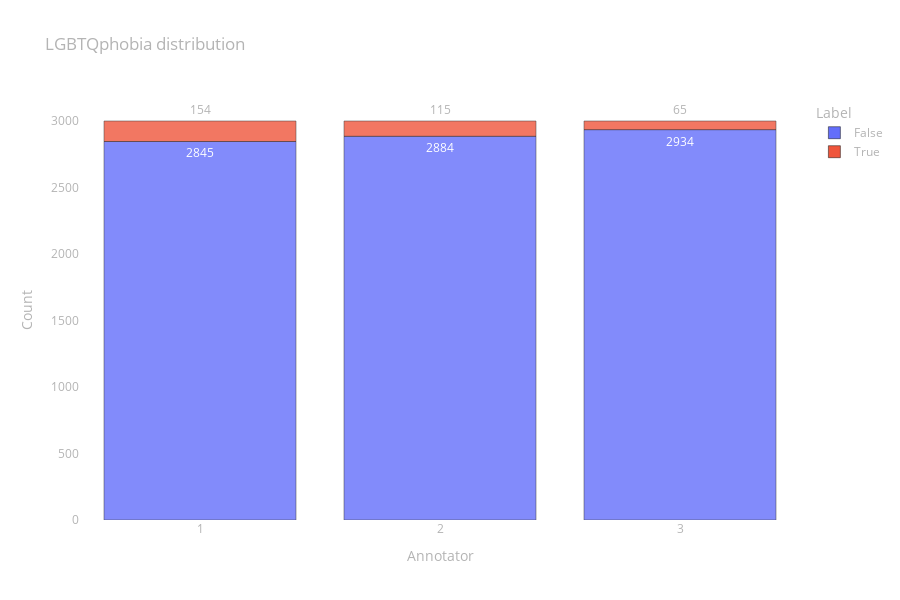

The cell this chart's notebook holds for it:
### Code cell
fig = px.bar(
    data_frame=prepare_data_to_px(lgbtqphobia),
    x="Annotator", y="Count", color="Label", opacity=0.8,
    height=600, text="Count", title="LGBTQphobia distribution")

fig.update_layout(layout)

fig.show()

### Figure 1 — Plotly figure (JSON) as saved in the notebook; plotly's stock layout.template omitted (floating-point values rounded to 4 significant figures)
{"data": [{"alignmentgroup": "True", "hovertemplate": "Label=False<br>Annotator=%{x}<br>Count=%{text}<extra></extra>", "legendgroup": "False", "marker": {"color": "#636efa", "opacity": 0.8, "pattern": {"shape": ""}}, "name": "False", "offsetgroup": "False", "orientation": "v", "showlegend": true, "text": [2845, 2884, 2934], "textposition": "auto", "type": "bar", "x": [1, 2, 3], "xaxis": "x", "y": [2845, 2884, 2934], "yaxis": "y"}, {"alignmentgroup": "True", "hovertemplate": "Label=True<br>Annotator=%{x}<br>Count=%{text}<extra></extra>", "legendgroup": "True", "marker": {"color": "#EF553B", "opacity": 0.8, "pattern": {"shape": ""}}, "name": "True", "offsetgroup": "True", "orientation": "v", "showlegend": true, "text": [154, 115, 65], "textposition": "auto", "type": "bar", "x": [1, 2, 3], "xaxis": "x", "y": [154, 115, 65], "yaxis": "y"}], "layout": {"barmode": "relative", "font": {"color": "rgb(180,180,180)"}, "height": 600, "legend": {"title": {"text": "Label"}, "tracegroupgap": 0}, "paper_bgcolor": "rgba(0,0,0,0)", "plot_bgcolor": "rgba(0,0,0,0)", "title": {"text": "LGBTQphobia distribution"}, "xaxis": {"anchor": "y", "domain": [0, 1], "showgrid": false, "title": {"text": "Annotator"}, "type": "category", "zeroline": false}, "yaxis": {"anchor": "x", "domain": [0, 1], "showgrid": false, "title": {"text": "Count"}, "zeroline": false}}}
